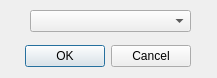
<?xml version="1.0" encoding="UTF-8"?>
<ui version="4.0">
 <class>LanguageSelectDialog</class>
 <widget class="QDialog" name="LanguageSelectDialog">
  <property name="geometry">
   <rect>
    <x>0</x>
    <y>0</y>
    <width>217</width>
    <height>78</height>
   </rect>
  </property>
  <property name="windowTitle">
   <string>Select syntax</string>
  </property>
  <property name="windowIcon">
   <iconset resource="resources.qrc">
    <normaloff>:/icons/icon.png</normaloff>:/icons/icon.png</iconset>
  </property>
  <widget class="QDialogButtonBox" name="buttonBox">
   <property name="geometry">
    <rect>
     <x>10</x>
     <y>40</y>
     <width>181</width>
     <height>32</height>
    </rect>
   </property>
   <property name="orientation">
    <enum>Qt::Horizontal</enum>
   </property>
   <property name="standardButtons">
    <set>QDialogButtonBox::Cancel|QDialogButtonBox::Ok</set>
   </property>
  </widget>
  <widget class="QComboBox" name="comboLanguageType">
   <property name="geometry">
    <rect>
     <x>30</x>
     <y>10</y>
     <width>161</width>
     <height>22</height>
    </rect>
   </property>
  </widget>
 </widget>
 <resources>
  <include location="resources.qrc"/>
 </resources>
 <connections>
  <connection>
   <sender>buttonBox</sender>
   <signal>accepted()</signal>
   <receiver>LanguageSelectDialog</receiver>
   <slot>accept()</slot>
   <hints>
    <hint type="sourcelabel">
     <x>248</x>
     <y>254</y>
    </hint>
    <hint type="destinationlabel">
     <x>157</x>
     <y>274</y>
    </hint>
   </hints>
  </connection>
  <connection>
   <sender>buttonBox</sender>
   <signal>rejected()</signal>
   <receiver>LanguageSelectDialog</receiver>
   <slot>reject()</slot>
   <hints>
    <hint type="sourcelabel">
     <x>316</x>
     <y>260</y>
    </hint>
    <hint type="destinationlabel">
     <x>286</x>
     <y>274</y>
    </hint>
   </hints>
  </connection>
 </connections>
</ui>
